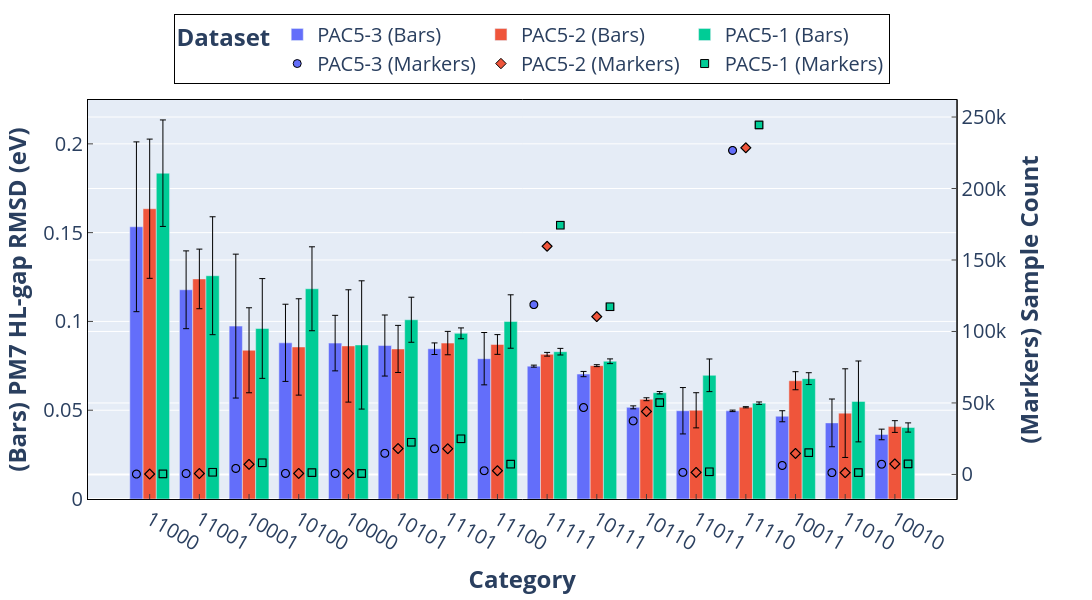

Source (notebook cell):
### Code cell
import os

import numpy as np
import pandas as pd
import plotly.express as px
import plotly.graph_objects as go
from plotly.subplots import make_subplots

from dataset.common import DATA_PAC5_SQLITE

dataset_dirs = [
    ("PAC5-3", "PAC5-3"),
    ("PAC5-2", "PAC5-2"),
    ("PAC5-1", "PAC5-1"),
]

colors = {
    "PAC5-3": px.colors.qualitative.Plotly[0],
    "PAC5-2": px.colors.qualitative.Plotly[1],
    "PAC5-1": px.colors.qualitative.Plotly[2],
}

marker_symbols = {"PAC5-3": "circle", "PAC5-2": "diamond", "PAC5-1": "square"}

target_prop = "pm7_hl_gap"
k_folds = 5

conn = sqlite3.connect(DATA_PAC5_SQLITE)
c = conn.cursor()
c.execute(
    "SELECT smiles, category FROM pac5 WHERE pm7_hl_gap IS NOT NULL AND is_open_shell = 0"
)
all_rows = c.fetchall()
conn.close()

cat_map = {s: cat for s, cat in all_rows}

rmsd_data = {label: {} for _, label in dataset_dirs}
count_data = {label: {} for _, label in dataset_dirs}

for dir_name, label in dataset_dirs:
    for fold in range(1, k_folds + 1):
        true_path = f"../dataset/{dir_name}/fold_{fold}_test.csv"
        pred_path = f"../dataset/{dir_name}/fold_{fold}_test_predictions.csv"

        true_df = pd.read_csv(true_path)
        pred_df = pd.read_csv(pred_path)

        if len(true_df) != len(pred_df):
            raise ValueError(
                f"Row count mismatch in fold {fold} of {dir_name}: {len(true_df)} test rows, {len(pred_df)} prediction rows"
            )

        # Rows matched by position; SMILES column from test file only
        pred_df = pred_df.drop(columns="smiles", errors="ignore")
        df = true_df.join(pred_df, lsuffix="_true", rsuffix="_pred")
        df["category"] = df["smiles"].map(cat_map)
        df = df.dropna(subset=["category"])

        for cat, group in df.groupby("category"):
            y_true = group[f"{target_prop}_true"].to_numpy()
            y_pred = group[f"{target_prop}_pred"].to_numpy()
            fold_rmsd = np.sqrt(np.mean((y_pred - y_true) ** 2))

            if cat not in rmsd_data[label]:
                rmsd_data[label][cat] = []
            rmsd_data[label][cat].append(fold_rmsd)

            if cat not in count_data[label]:
                count_data[label][cat] = 0
            count_data[label][cat] += len(group)

agg_data = []
for _, label in dataset_dirs:
    for cat, fold_rmsds in rmsd_data[label].items():
        mean_rmsd = np.mean(fold_rmsds)
        std_rmsd = np.std(fold_rmsds, ddof=1) if len(fold_rmsds) > 1 else 0.0

        agg_data.append(
            {
                "dataset": label,
                "category": str(cat),
                "mean_rmsd": mean_rmsd,
                "std_rmsd": std_rmsd,
                "count": count_data[label][cat],
            }
        )

agg_df = pd.DataFrame(agg_data)

pac5_3_df = agg_df[agg_df["dataset"] == "PAC5-3"].sort_values(
    by="mean_rmsd", ascending=False
)
sorted_categories = pac5_3_df["category"].tolist()

fig = make_subplots(specs=[[{"secondary_y": True}]])

# Numeric x-axis scale for precise scatter shifting
x_base = np.arange(len(sorted_categories))
bar_width = 0.8 / len(
    dataset_dirs
)  # 0.8 = default Plotly group width per tick (1 - bargap)
offsets = [
    (i - (len(dataset_dirs) - 1) / 2) * bar_width for i in range(len(dataset_dirs))
]

for i, (dir_name, label) in enumerate(dataset_dirs):
    ds_df = (
        agg_df[agg_df["dataset"] == label]
        .set_index("category")
        .reindex(sorted_categories)
        .reset_index()
    )

    fig.add_trace(
        go.Bar(
            x=x_base,
            y=ds_df["mean_rmsd"],
            name=f"{label} (Bars)",
            legendgroup=label,
            marker_color=colors[label],
            error_y=dict(
                type="data",
                array=ds_df["std_rmsd"],
                color="black",
                thickness=1,
                width=3,
            ),
        ),
        secondary_y=False,
    )

    fig.add_trace(
        go.Scattergl(
            x=x_base
            + offsets[
                i
            ],  # Shift scatter markers to center of each bar
            y=ds_df["count"],
            name=f"{label} (Markers)",
            legendgroup=label,
            mode="markers",
            marker=dict(
                symbol=marker_symbols[label],
                color=colors[label],
                size=8,
                line=dict(color="black", width=1),
            ),
        ),
        secondary_y=True,
    )

fig.update_layout(
    template="plotly",
    barmode="group",
    bargap=0.2,  # Enforce 0.2 gap for explicit math matching
    bargroupgap=0.0,  # Enforce 0.0 group gap for explicit math matching
    font=dict(size=20),
    legend=dict(
        title="<b>Dataset</b>",
        orientation="h",
        traceorder="grouped",
        yanchor="bottom",
        y=1.04,
        xanchor="center",
        x=0.48,
        bordercolor="black",
        borderwidth=1,
    ),
    margin=dict(t=100),
)

fig.update_xaxes(
    title_text="<b>Category</b>",
    tickmode="array",
    tickvals=x_base,
    ticktext=sorted_categories,
    showline=True,
    linewidth=1,
    linecolor="black",
    mirror=True,
    ticks="inside",
)

fig.update_yaxes(
    title_text="<b>(Bars) PM7 HL-gap RMSD (eV)</b>",
    secondary_y=False,
    showline=True,
    linewidth=1,
    linecolor="black",
    mirror=True,
    ticks="inside",
)

fig.update_yaxes(
    title_text="<b>(Markers) Sample Count</b>",
    secondary_y=True,
    showline=True,
    linewidth=1,
    linecolor="black",
    mirror=True,
    ticks="inside",
    tickformat="~s",
)
fig.update_layout(width=1200, height=600)
fig.write_image("../figures/manuscript_figure_4.png", scale=2)
fig.show()

### Figure 1 — Plotly figure (JSON) as saved in the notebook; plotly's stock layout.template omitted (floating-point values rounded to 4 significant figures)
{"data": [{"error_y": {"array": [0.04781, 0.02191, 0.04052, 0.02174, 0.01564, 0.01719, 0.003262, 0.01474, 0.000571, 0.001481, 0.0008314, 0.01306, 0.0004223, 0.003111, 0.01344, 0.002989], "color": "black", "thickness": 1, "type": "data", "width": 3}, "legendgroup": "PAC5-3", "marker": {"color": "#636EFA"}, "name": "PAC5-3 (Bars)", "type": "bar", "x": [0, 1, 2, 3, 4, 5, 6, 7, 8, 9, 10, 11, 12, 13, 14, 15], "xaxis": "x", "y": [0.1533, 0.1178, 0.09737, 0.08795, 0.0878, 0.08643, 0.08463, 0.07902, 0.07482, 0.07036, 0.05161, 0.0497, 0.04964, 0.0466, 0.04286, 0.03635], "yaxis": "y"}, {"legendgroup": "PAC5-3", "marker": {"color": "#636EFA", "line": {"color": "black", "width": 1}, "size": 8, "symbol": "circle"}, "mode": "markers", "name": "PAC5-3 (Markers)", "type": "scattergl", "x": [-0.2667, 0.7333, 1.733, 2.733, 3.733, 4.733, 5.733, 6.733, 7.733, 8.733, 9.733, 10.73, 11.73, 12.73, 13.73, 14.73], "xaxis": "x", "y": [267, 636, 4201, 694, 643, 14771, 17970, 2597, 118772, 46785, 37446, 1414, 226627, 6268, 1250, 7152], "yaxis": "y2"}, {"error_y": {"array": [0.0392, 0.01679, 0.02393, 0.02713, 0.03163, 0.01326, 0.006588, 0.005561, 0.001054, 0.0005402, 0.0008195, 0.0099, 0.0003296, 0.005084, 0.02496, 0.003305], "color": "black", "thickness": 1, "type": "data", "width": 3}, "legendgroup": "PAC5-2", "marker": {"color": "#EF553B"}, "name": "PAC5-2 (Bars)", "type": "bar", "x": [0, 1, 2, 3, 4, 5, 6, 7, 8, 9, 10, 11, 12, 13, 14, 15], "xaxis": "x", "y": [0.1635, 0.1239, 0.08375, 0.08562, 0.08619, 0.08451, 0.08781, 0.08702, 0.0815, 0.07509, 0.05619, 0.04996, 0.05167, 0.0666, 0.04836, 0.04081], "yaxis": "y"}, {"legendgroup": "PAC5-2", "marker": {"color": "#EF553B", "line": {"color": "black", "width": 1}, "size": 8, "symbol": "diamond"}, "mode": "markers", "name": "PAC5-2 (Markers)", "type": "scattergl", "x": [0.0, 1.0, 2.0, 3.0, 4.0, 5.0, 6.0, 7.0, 8.0, 9.0, 10.0, 11.0, 12.0, 13.0, 14.0, 15.0], "xaxis": "x", "y": [267, 636, 7055, 694, 644, 18104, 17970, 2597, 159598, 110386, 44025, 1415, 228485, 14689, 1250, 7364], "yaxis": "y2"}, {"error_y": {"array": [0.02998, 0.0332, 0.02809, 0.02363, 0.03612, 0.01269, 0.003051, 0.01505, 0.001857, 0.001331, 0.000679, 0.009191, 0.0006754, 0.003339, 0.02277, 0.0026], "color": "black", "thickness": 1, "type": "data", "width": 3}, "legendgroup": "PAC5-1", "marker": {"color": "#00CC96"}, "name": "PAC5-1 (Bars)", "type": "bar", "x": [0, 1, 2, 3, 4, 5, 6, 7, 8, 9, 10, 11, 12, 13, 14, 15], "xaxis": "x", "y": [0.1835, 0.1257, 0.09604, 0.1184, 0.08676, 0.1009, 0.09329, 0.09995, 0.08296, 0.07757, 0.05986, 0.06966, 0.05396, 0.06778, 0.05495, 0.04027], "yaxis": "y"}, {"legendgroup": "PAC5-1", "marker": {"color": "#00CC96", "line": {"color": "black", "width": 1}, "size": 8, "symbol": "square"}, "mode": "markers", "name": "PAC5-1 (Markers)", "type": "scattergl", "x": [0.2667, 1.267, 2.267, 3.267, 4.267, 5.267, 6.267, 7.267, 8.267, 9.267, 10.27, 11.27, 12.27, 13.27, 14.27, 15.27], "xaxis": "x", "y": [373, 1499, 8158, 1279, 644, 22494, 24931, 7211, 174330, 117304, 50260, 1863, 244455, 15246, 1314, 7364], "yaxis": "y2"}], "layout": {"bargap": 0.2, "bargroupgap": 0.0, "barmode": "group", "font": {"size": 20}, "height": 600, "legend": {"bordercolor": "black", "borderwidth": 1, "orientation": "h", "title": {"text": "<b>Dataset</b>"}, "traceorder": "grouped", "x": 0.48, "xanchor": "center", "y": 1.04, "yanchor": "bottom"}, "margin": {"t": 100}, "width": 1200, "xaxis": {"anchor": "y", "domain": [0.0, 0.94], "linecolor": "black", "linewidth": 1, "mirror": true, "showline": true, "tickmode": "array", "ticks": "inside", "ticktext": ["11000", "11001", "10001", "10100", "10000", "10101", "11101", "11100", "11111", "10111", "10110", "11011", "11110", "10011", "11010", "10010"], "tickvals": [0, 1, 2, 3, 4, 5, 6, 7, 8, 9, 10, 11, 12, 13, 14, 15], "title": {"text": "<b>Category</b>"}}, "yaxis": {"anchor": "x", "domain": [0.0, 1.0], "linecolor": "black", "linewidth": 1, "mirror": true, "showline": true, "ticks": "inside", "title": {"text": "<b>(Bars) PM7 HL-gap RMSD (eV)</b>"}}, "yaxis2": {"anchor": "x", "linecolor": "black", "linewidth": 1, "mirror": true, "overlaying": "y", "showline": true, "side": "right", "tickformat": "~s", "ticks": "inside", "title": {"text": "<b>(Markers) Sample Count</b>"}}}}
